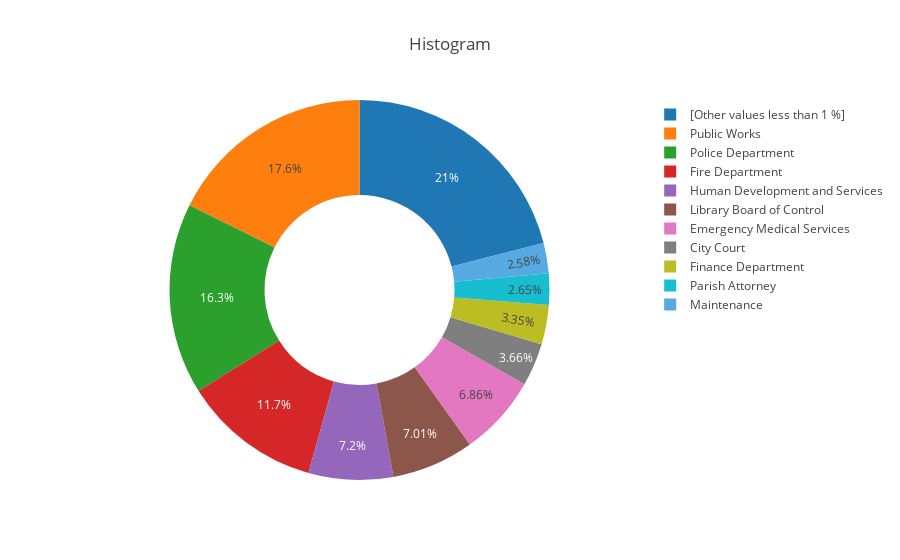

Notebook code cell kept with this figure:
### Code cell
df = rs_pie.DataFrame()
df['percent'] = (100 * df[df.columns[1]]) / df[df.columns[1]].sum()
df.loc[df['percent'] < 2.0, [df.columns[0]]] = '[Other values less than 1 %]'


py.iplot({
            'data': [go.Pie(labels=df[df.columns[0]], values=df[df.columns[1]], hole = 0.5)],
            'layout': {'title': 'Histogram', 'xaxis': {'title' : 'Annual salary range'}, 'yaxis': {'title' : 'Percent'}}
})

### Figure 1 — Plotly figure (JSON) as saved in the notebook; plotly's stock layout.template omitted (floating-point values rounded to 4 significant figures)
{"data": [{"hole": 0.5, "labels": ["[Other values less than 1 %]", "[Other values less than 1 %]", "Maintenance", "[Other values less than 1 %]", "[Other values less than 1 %]", "[Other values less than 1 %]", "[Other values less than 1 %]", "[Other values less than 1 %]", "Finance Department", "[Other values less than 1 %]", "[Other values less than 1 %]", "[Other values less than 1 %]", "Fire Department", "[Other values less than 1 %]", "[Other values less than 1 %]", "City Court", "[Other values less than 1 %]", "[Other values less than 1 %]", "[Other values less than 1 %]", "[Other values less than 1 %]", "[Other values less than 1 %]", "[Other values less than 1 %]", "Emergency Medical Services", "Police Department", "[Other values less than 1 %]", "[Other values less than 1 %]", "[Other values less than 1 %]", "[Other values less than 1 %]", "[Other values less than 1 %]", "Library Board of Control", "[Other values less than 1 %]", "[Other values less than 1 %]", "[Other values less than 1 %]", "[Other values less than 1 %]", "[Other values less than 1 %]", "[Other values less than 1 %]", "[Other values less than 1 %]", "Public Works", "[Other values less than 1 %]", "Human Development and Services", "[Other values less than 1 %]", "[Other values less than 1 %]", "Parish Attorney", "[Other values less than 1 %]", "[Other values less than 1 %]", "[Other values less than 1 %]", "[Other values less than 1 %]", "[Other values less than 1 %]"], "type": "pie", "uid": "0dd70c5a-0e0a-419a-95cb-185604f0c69c", "values": [577800.0, 584700.0, 14200000.0, 307100.0, 2865000.0, 3561000.0, 4826000.0, 10870000.0, 18490000.0, 245300.0, 65420.0, 8986000.0, 64700000.0, 9939000.0, 234800.0, 20170000.0, 452400.0, 197500.0, 2545000.0, 6013000.0, 5645000.0, 461400.0, 37810000.0, 89800000.0, 552200.0, 5940000.0, 124000.0, 6536000.0, 6012000.0, 38630000.0, 2756000.0, 2720000.0, 4904000.0, 359400.0, 6255000.0, 1141000.0, 6444000.0, 97230000.0, 3364000.0, 39670000.0, 2056000.0, 60710.0, 14630000.0, 5580000.0, 1813000.0, 213500.0, 140400.0, 560700.0]}], "layout": {"title": {"text": "Histogram"}, "xaxis": {"title": {"text": "Annual salary range"}}, "yaxis": {"title": {"text": "Percent"}}}}
